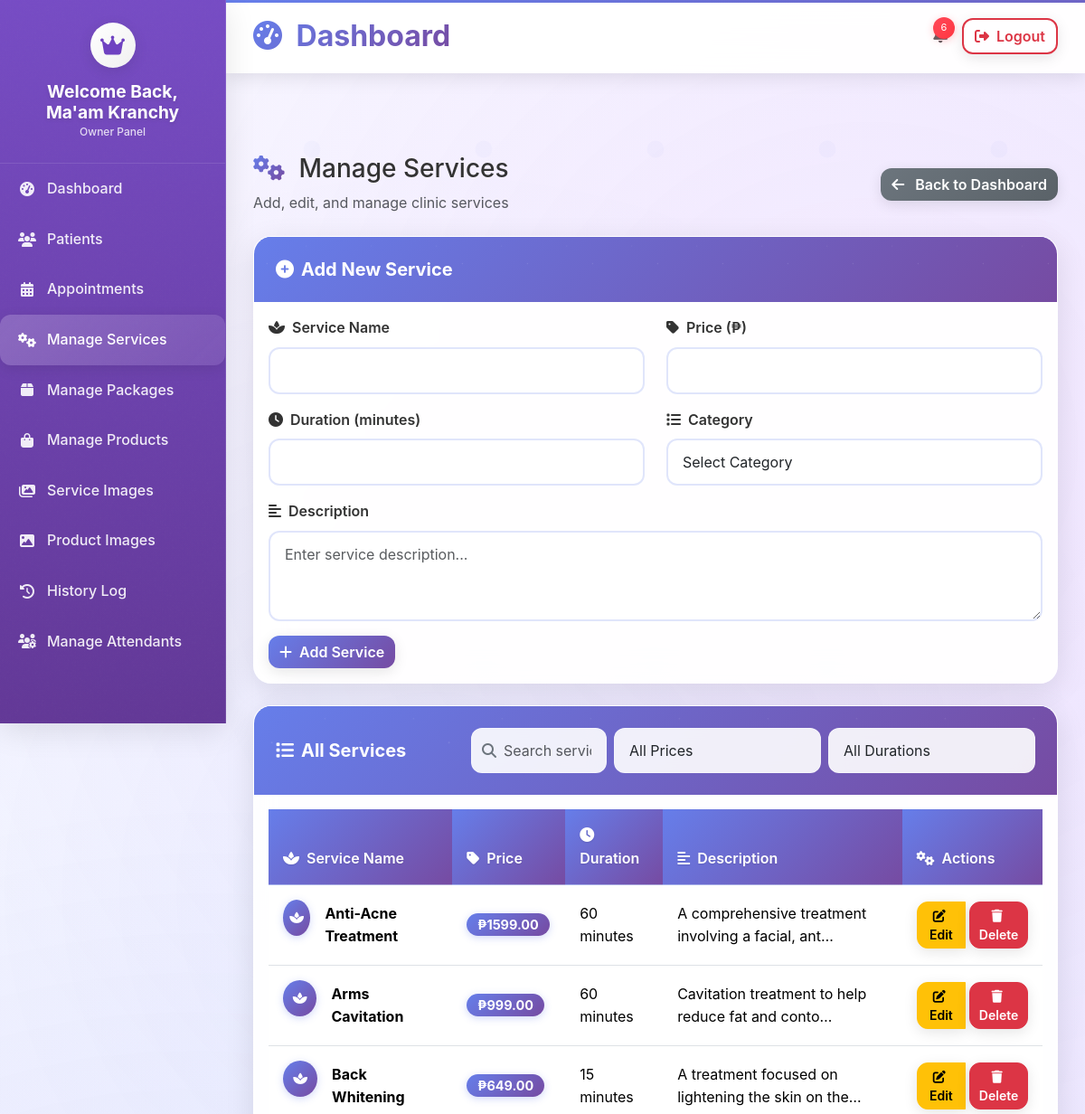
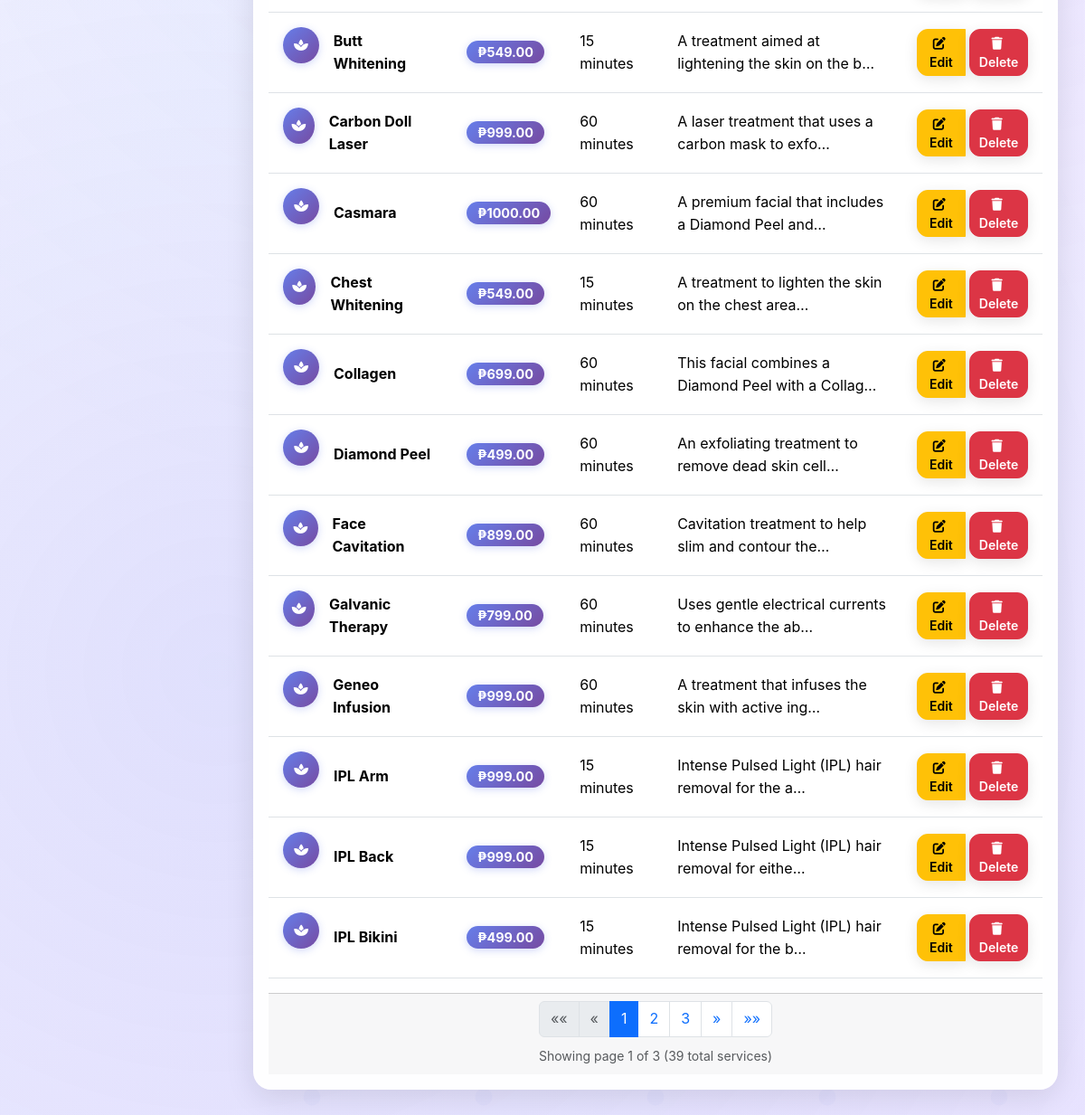
Page /owner/manage/services/ (signed in) on the committed database (2 pictures, top to bottom).
### services/models.py (models this page shows, shortened)
class Service(models.Model):
    service_name = models.CharField(max_length=100)
    description = models.TextField(blank=True, null=True)
    price = models.DecimalField(max_digits=10, decimal_places=2, blank=True, null=True)
    duration = models.IntegerField(help_text="Duration in minutes")
    category = models.ForeignKey(ServiceCategory, on_delete=models.CASCADE, related_name='services')
    image = models.ImageField(upload_to='services/', blank=True, null=True)
    archived = models.BooleanField(default=False)
    created_at = models.DateTimeField(auto_now_add=True)
    updated_at = models.DateTimeField(auto_now=True)
    class Meta:
        db_table = 'services'
        ordering = ['service_name']

### owner/views.py (the view, shortened to what this page needs)
# urls.py: path('manage/services/', views.owner_manage_services, name='manage_services'),
@login_required
@user_passes_test(is_owner)
def owner_manage_services(request):
    services = Service.objects.filter(archived=False).order_by('service_name')
    paginator = Paginator(services, 15)  # 15 items per page
    page_number = request.GET.get('page')
    page_obj = paginator.get_page(page_number)
    categories = ServiceCategory.objects.all()
    context = {
        'services': page_obj,
        'page_obj': page_obj,
        'categories': categories,
    }
    return render(request, 'owner/manage_services.html', context)

### appointments/context_processors.py (called while the page is built)
def notification_count(request):
    if request.user.is_authenticated:
        if request.user.user_type == 'admin':
            count = Notification.objects.filter(patient__isnull=True).count()
        else:
            count = Notification.objects.filter(patient=request.user, is_read=False).count()
    else:
        count = 0
    return {
        'notification_count': count
    }

### owner/views.py (called while the page is built)
def is_owner(user):
    return user.is_authenticated and user.user_type in ('owner', 'admin')

### templates/owner/manage_services.html (shortened to what this page needs)
{% extends 'owner/base.html' %}
{% load static %}
{% block content %}
<div class="d-flex justify-content-between align-items-center mb-4">
    <div>
        <h3 class="mb-2">
            <i class="fas fa-cogs me-2" style="background: var(--gradient-primary); -webkit-background-clip: text; -webkit-text-fill-color: transparent; background-clip: text;"></i>
            Manage Services
        </h3>
        <p class="text-muted mb-0">Add, edit, and manage clinic services</p>
    </div>
    <a href="{% url 'owner:dashboard' %}" class="btn btn-secondary">
        <i class="fas fa-arrow-left me-2"></i> Back to Dashboard
    </a>
</div>
<div class="card mb-4">
    <div class="card-header">
        <h5 class="mb-0">
            <i class="fas fa-plus-circle me-2"></i>Add New Service
        </h5>
    </div>
    <div class="card-body">
        <form method="post">
            <div class="row">
                <div class="col-md-6">
                    <div class="mb-3">
                        <label for="service_name" class="form-label">
                            <i class="fas fa-spa me-2"></i>Service Name
                        </label>
                        <input type="text" class="form-control" id="service_name" name="service_name" required>
                    </div>
                </div>
                <div class="col-md-6">
                    <div class="mb-3">
                        <label for="price" class="form-label">
                            <i class="fas fa-tag me-2"></i>Price (₱)
                        </label>
                        <input type="number" class="form-control" id="price" name="price" step="0.01" required>
                    </div>
                </div>
            </div>
            <div class="row">
                <div class="col-md-6">
                    <div class="mb-3">
                        <label for="duration" class="form-label">
                            <i class="fas fa-clock me-2"></i>Duration (minutes)
                        </label>
                        <input type="number" class="form-control" id="duration" name="duration" required>
                    </div>
                </div>
                <div class="col-md-6">
                    <div class="mb-3">
                        <label for="category" class="form-label">
                            <i class="fas fa-list me-2"></i>Category
                        </label>
                        <select class="form-control" id="category" name="category" required>
                            <option value="">Select Category</option>
                        </select>
                    </div>
                </div>
            </div>
            <div class="mb-3">
                <label for="description" class="form-label">
                    <i class="fas fa-align-left me-2"></i>Description
                </label>
                <textarea class="form-control" id="description" name="description" rows="3" placeholder="Enter service description..."></textarea>
            </div>
            <button type="submit" class="btn btn-primary">
                <i class="fas fa-plus me-2"></i>Add Service
            </button>
        </form>
    </div>
</div>
<div class="card">
    <div class="card-header">
        <div class="d-flex justify-content-between align-items-center">
            <h5 class="mb-0">
                <i class="fas fa-list me-2"></i>All Services
            </h5>
            <div class="d-flex gap-2">
                <div class="search-box">
                    <i class="fas fa-search"></i>
                    <input type="text" id="serviceSearch" placeholder="Search services..." class="form-control">
                </div>
                <select id="priceFilter" class="form-control">
                    <option value="">All Prices</option>
                </select>
                <select id="durationFilter" class="form-control">
                    <option value="">All Durations</option>
                </select>
            </div>
        </div>
    </div>
    <div class="card-body">
        {% if services %}
            <div class="table-responsive">
                <table class="table" id="servicesTable">
                    <thead>
                        <tr>
                            <th><i class="fas fa-spa me-2"></i>Service Name</th>
                            <th><i class="fas fa-tag me-2"></i>Price</th>
                            <th><i class="fas fa-clock me-2"></i>Duration</th>
                            <th><i class="fas fa-align-left me-2"></i>Description</th>
                            <th><i class="fas fa-cogs me-2"></i>Actions</th>
                        </tr>
                    </thead>
                    <tbody>
                        {% for service in services %}
                        <tr class="service-row" data-name="{{ service.service_name|lower }}" data-price="{{ service.price }}" data-duration="{{ service.duration }}">
                            <td>
                                <div class="d-flex align-items-center">
                                    <div class="service-icon me-3">
                                        <i class="fas fa-spa"></i>
                                    </div>
                                    <strong>{{ service.service_name }}</strong>
                                </div>
                            </td>
                            <td>
                                <span class="price-badge">₱{{ service.price|floatformat:2 }}</span>
                            </td>
                            <td>{{ service.duration }} minutes</td>
                            <td>{{ service.description|truncatechars:50|default:"No description" }}</td>
                            <td>
                                <div class="btn-group" role="group">
                                    <button class="btn btn-sm btn-warning" onclick="showEditForm({{ service.id }})">
                                        <i class="fas fa-edit me-1"></i>Edit
                                    </button>
                                    <form method="post" style="display: inline;" onsubmit="return confirm('Are you sure you want to delete this service?')">
                                        <button type="submit" class="btn btn-sm btn-danger">
                                            <i class="fas fa-trash me-1"></i>Delete
                                        </button>
                                    </form>
                                </div>
                            </td>
                        </tr>
                        {% endfor %}
                    </tbody>
                </table>
            </div>
            {% if page_obj.has_other_pages %}
            <div class="card-footer">
                <nav aria-label="Page navigation">
                    <ul class="pagination justify-content-center mb-0">
                        {% if page_obj.has_previous %}
                            <li class="page-item">
                                <a class="page-link" href="?page=1" aria-label="First">
                                    <span aria-hidden="true">&laquo;&laquo;</span>
                                </a>
                            </li>
                            <li class="page-item">
                                <a class="page-link" href="?page={{ page_obj.previous_page_number }}" aria-label="Previous">
                                    <span aria-hidden="true">&laquo;</span>
                                </a>
                            </li>
                        {% else %}
                            <li class="page-item disabled">
                                <span class="page-link">&laquo;&laquo;</span>
                            </li>
                            <li class="page-item disabled">
                                <span class="page-link">&laquo;</span>
                            </li>
                        {% endif %}
                        {% for num in page_obj.paginator.page_range %}
                            {% if page_obj.number == num %}
                                <li class="page-item active">
                                    <span class="page-link">{{ num }}</span>
                                </li>
                            {% elif num > page_obj.number|add:'-3' and num < page_obj.number|add:'3' %}
                                <li class="page-item">
                                    <a class="page-link" href="?page={{ num }}">{{ num }}</a>
                                </li>
                            {% endif %}
                        {% endfor %}
                        {% if page_obj.has_next %}
                            <li class="page-item">
                                <a class="page-link" href="?page={{ page_obj.next_page_number }}" aria-label="Next">
                                    <span aria-hidden="true">&raquo;</span>
                                </a>
                            </li>
                            <li class="page-item">
                                <a class="page-link" href="?page={{ page_obj.paginator.num_pages }}" aria-label="Last">
                                    <span aria-hidden="true">&raquo;&raquo;</span>
                                </a>
                            </li>
                        {% endif %}
                    </ul>
                </nav>
                <div class="text-center mt-2 text-muted">
                    <small>Showing page {{ page_obj.number }} of {{ page_obj.paginator.num_pages }} ({{ page_obj.paginator.count }} total services)</small>
                </div>
            </div>
            {% endif %}
        {% else %}
            <div class="text-center py-5">
                <i class="fas fa-spa fa-3x text-muted mb-3"></i>
                <h5 class="text-muted">No services found</h5>
                <p class="text-muted">Add your first service using the form above.</p>
            </div>
        {% endif %}
    </div>
</div>
{% endblock %}

### static/css/style.css (style rules this page uses)
:root { --primary-color: #6f42c1; --secondary-color: #bb8fce; --dark-color: #2c003e; --light-color: #f4ecf7; }
body { font-family: 'Poppins', sans-serif; color: #333; line-height: 1.6; padding-top: 70px; }
.service-icon { font-size: 2.5rem; color: var(--primary-color); margin-bottom: 1rem; }
.btn-primary { background-color: var(--primary-color); border-color: var(--primary-color); }

### templates/owner/base.html (style rules this page uses)
:root { --primary-color: #6f42c1; --secondary-color: #8e44ad; --accent-color: #e83e8c; --gradient-primary: linear-gradient(135deg, #667eea 0%, #764ba2 100%); --gradient-secondary: linear-gradient(135deg, #f093fb 0%, #f5576c 100%); --gradient-sidebar: linear-gradient(180deg, rgba(111, 66, 193, 0.95) 0%, rgba(90, 45, 145, 0.95) 100%); }
body { background: linear-gradient(135deg, #f8f9ff 0%, #e8e3ff 100%); background-attachment: fixed; font-family: 'Inter', 'Segoe UI', Tahoma, Geneva, Verdana, sans-serif; position: relative; }
body::before { content: ''; position: fixed; top: 0; left: 0; width: 100%; height: 100%; background: radial-gradient(circle at 20% 80%, rgba(102, 126, 234, 0.1) 0%, transparent 50%), radial-gradient(circle at 80% 20%, rgba(240, 147, 251, 0.1) 0%, transparent 50%), radial-gradient(circle at 40% 40%, rgba(120, 219, 255, 0.05) 0%, transparent 50%); z-index: -1; pointer-events: none; }
.card { border: none; border-radius: 20px; box-shadow: 0 8px 32px rgba(0, 0, 0, 0.1); transition: all 0.4s ease; background: rgba(255, 255, 255, 0.95); backdrop-filter: blur(15px); border: 1px solid rgba(255, 255, 255, 0.2); position: relative; overflow: hidden; }
.card::before { content: ''; position: absolute; top: 0; left: 0; right: 0; height: 4px; background: var(--gradient-primary); background-size: 200% 100%; animation: gradientShift 3s ease infinite; }
.card-header { background: var(--gradient-primary); color: white; border: none; padding: 1.5rem; position: relative; overflow: hidden; }
.card-header::before { content: ''; position: absolute; top: 0; left: 0; right: 0; bottom: 0; z-index: 0; }
.card-header h5 { position: relative; z-index: 1; margin: 0; font-weight: bold; }
.btn { border-radius: 12px; font-weight: 600; transition: all 0.3s ease; box-shadow: 0 4px 15px rgba(0, 0, 0, 0.1); position: relative; overflow: hidden; }
.btn::before { content: ''; position: absolute; top: 0; left: 0; right: 0; bottom: 0; background: linear-gradient(135deg, rgba(255, 255, 255, 0.2), rgba(255, 255, 255, 0.1)); opacity: 0; transition: opacity 0.3s ease; z-index: 0; }
.btn-primary { background: var(--gradient-primary); border: none; color: white; }
.btn-secondary { background: linear-gradient(135deg, #6c757d, #5a6268); border: none; color: white; }
.table { background: transparent; }
.table thead th { background: var(--gradient-primary); color: white; border: none; padding: 1rem; font-weight: 600; text-shadow: 0 1px 2px rgba(0, 0, 0, 0.1); }
.table tbody td { padding: 1rem; vertical-align: middle; border-top: 1px solid rgba(233, 236, 239, 0.5); background: rgba(255, 255, 255, 0.5); transition: all 0.3s ease; }
.form-control { border-radius: 12px; border: 2px solid rgba(102, 126, 234, 0.2); padding: 0.75rem 1rem; transition: all 0.3s ease; background: rgba(255, 255, 255, 0.9); backdrop-filter: blur(10px); }
.form-label { font-weight: 600; color: #333; margin-bottom: 0.5rem; }

### templates/owner/manage_services.html (style rules this page uses)
.service-icon { width: 40px; height: 40px; background: var(--gradient-primary); border-radius: 50%; display: flex; align-items: center; justify-content: center; color: white; font-size: 14px; box-shadow: 0 2px 8px rgba(102, 126, 234, 0.3); }
.price-badge { background: var(--gradient-primary); color: white; padding: 0.25rem 0.75rem; border-radius: 15px; font-weight: bold; font-size: 0.9rem; box-shadow: 0 2px 8px rgba(102, 126, 234, 0.3); }
.btn-group .btn { margin-right: 0.25rem; }
.btn-group .btn:last-child { margin-right: 0; }
.search-box { position: relative; display: flex; align-items: center; }
.search-box i { position: absolute; left: 12px; color: #6c757d; z-index: 2; }
.search-box input { padding-left: 35px; border-radius: 12px; border: 1px solid rgba(255, 255, 255, 0.3); background: rgba(255, 255, 255, 0.9); backdrop-filter: blur(10px); transition: all 0.3s ease; }
.card-header .form-control { border-radius: 12px; border: 1px solid rgba(255, 255, 255, 0.3); background: rgba(255, 255, 255, 0.9); backdrop-filter: blur(10px); transition: all 0.3s ease; min-width: 150px; }
.service-row { transition: all 0.3s ease; }

### rows in the picture
Service: service_name "Anti-Acne Treatment", price "1599.00", duration "60", description "A comprehensive treatment involving a facial, ant…"
Service: service_name "Arms Cavitation", price "999.00", duration "60", description "Cavitation treatment to help reduce fat and conto…"
Service: service_name "Back Whitening", price "649.00", duration "15", description "A treatment focused on lightening the skin on the…"
Service: service_name "Butt Whitening", price "549.00", duration "15", description "A treatment aimed at lightening the skin on the b…"
Service: service_name "Carbon Doll Laser", price "999.00", duration "60", description "A laser treatment that uses a carbon mask to exfo…"
Service: service_name "Casmara", price "1000.00", duration "60", description "A premium facial that includes a Diamond Peel and…"
Service: service_name "Chest Whitening", price "549.00", duration "15", description "A treatment to lighten the skin on the chest area…"
Service: service_name "Collagen", price "699.00", duration "60", description "This facial combines a Diamond Peel with a Collag…"
Service: service_name "Diamond Peel", price "499.00", duration "60", description "An exfoliating treatment to remove dead skin cell…"
Service: service_name "Face Cavitation", price "899.00", duration "60", description "Cavitation treatment to help slim and contour the…"
Service: service_name "Galvanic Therapy", price "799.00", duration "60", description "Uses gentle electrical currents to enhance the ab…"
Service: service_name "Geneo Infusion", price "999.00", duration "60", description "A treatment that infuses the skin with active ing…"
Service: service_name "IPL Arm", price "999.00", duration "15", description "Intense Pulsed Light (IPL) hair removal for the a…"
Service: service_name "IPL Back", price "999.00", duration "15", description "Intense Pulsed Light (IPL) hair removal for eithe…"
Service: service_name "IPL Bikini", price "499.00", duration "15", description "Intense Pulsed Light (IPL) hair removal for the b…"

### other values in the picture
{{ notification_count|default:0 }} "6"
{{ num }} "1"
{{ num }} "2" "3"
{{ page_obj.number }} "1"
{{ page_obj.paginator.num_pages }} "3"
{{ page_obj.paginator.count }} "39"
